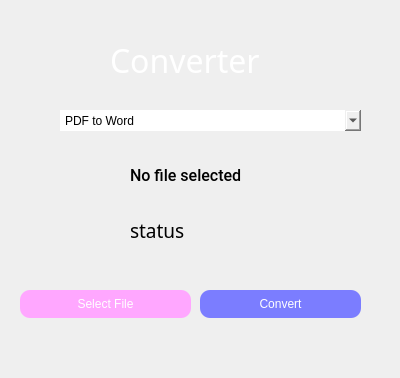
<?xml version="1.0" encoding="UTF-8"?>
<ui version="4.0">
 <class>Form</class>
 <widget class="QWidget" name="Form">
  <property name="geometry">
   <rect>
    <x>0</x>
    <y>0</y>
    <width>400</width>
    <height>378</height>
   </rect>
  </property>
  <property name="windowTitle">
   <string>Form</string>
  </property>
  <property name="styleSheet">
   <string notr="true">border-bottom-right-radius: 50px;
border-top-left-radius: 50px;</string>
  </property>
  <widget class="QFrame" name="frame">
   <property name="geometry">
    <rect>
     <x>10</x>
     <y>10</y>
     <width>381</width>
     <height>361</height>
    </rect>
   </property>
   <property name="styleSheet">
    <string notr="true">background-color: qlineargradient(spread:pad, x1:0, y1:0, x2:0, y2:1, stop:0 rgb(000000), stop:1 rgb(35, 255, 222));

</string>
   </property>
   <property name="frameShape">
    <enum>QFrame::StyledPanel</enum>
   </property>
   <property name="frameShadow">
    <enum>QFrame::Raised</enum>
   </property>
   <widget class="QPushButton" name="exit">
    <property name="geometry">
     <rect>
      <x>330</x>
      <y>10</y>
      <width>31</width>
      <height>24</height>
     </rect>
    </property>
    <property name="styleSheet">
     <string notr="true">
#exit{

 background-color:transparent;


}
#exit:hover {
	background-color: rgb(170, 0, 0);
    border-radius:10px
}

#exit:pressed {
	border: 4px solid #98c1fe;
    border-radius:10px
}
</string>
    </property>
    <property name="text">
     <string/>
    </property>
    <property name="icon">
     <iconset>
      <normaloff>../Icons/Exit.png</normaloff>../Icons/Exit.png</iconset>
    </property>
   </widget>
   <widget class="QPushButton" name="mini">
    <property name="geometry">
     <rect>
      <x>310</x>
      <y>10</y>
      <width>21</width>
      <height>24</height>
     </rect>
    </property>
    <property name="styleSheet">
     <string notr="true">
#mini{

 background-color:transparent;


}
#mini:hover {
	background-color: rgb(190, 190, 0);
    border-radius:10px
}

#mini:pressed {
	border: 4px solid #98c1fe;
    border-radius:10px
}

</string>
    </property>
    <property name="text">
     <string/>
    </property>
    <property name="icon">
     <iconset>
      <normaloff>../Icons/Maximize.png</normaloff>../Icons/Maximize.png</iconset>
    </property>
   </widget>
   <widget class="QPushButton" name="pushButton_3">
    <property name="geometry">
     <rect>
      <x>290</x>
      <y>8</y>
      <width>21</width>
      <height>24</height>
     </rect>
    </property>
    <property name="styleSheet">
     <string notr="true">background-color:none;
</string>
    </property>
    <property name="text">
     <string/>
    </property>
    <property name="icon">
     <iconset>
      <normaloff>../Icons/Minimize.png</normaloff>../Icons/Minimize.png</iconset>
    </property>
   </widget>
   <widget class="QComboBox" name="conversionComboBox">
    <property name="geometry">
     <rect>
      <x>50</x>
      <y>100</y>
      <width>301</width>
      <height>21</height>
     </rect>
    </property>
    <property name="styleSheet">
     <string notr="true">background-color:none;</string>
    </property>
    <item>
     <property name="text">
      <string>PDF to Word</string>
     </property>
    </item>
    <item>
     <property name="text">
      <string>Excel to Word</string>
     </property>
    </item>
    <item>
     <property name="text">
      <string>Word to PDF</string>
     </property>
    </item>
    <item>
     <property name="text">
      <string>Image to PDF</string>
     </property>
    </item>
    <item>
     <property name="text">
      <string>Image Text Extract</string>
     </property>
    </item>
   </widget>
   <widget class="QLabel" name="filePathLabel">
    <property name="geometry">
     <rect>
      <x>120</x>
      <y>140</y>
      <width>121</width>
      <height>51</height>
     </rect>
    </property>
    <property name="font">
     <font>
      <family>Roboto Medium</family>
      <pointsize>12</pointsize>
      <italic>false</italic>
      <fontweight>Medium</fontweight>
     </font>
    </property>
    <property name="styleSheet">
     <string notr="true">#filePathLabel{
  font: 500 12pt &quot;Roboto Medium&quot;;
  background-color:none;
  border-bottom-right-radius: 50px;
}


#filePathLabel::hover{

   color:rgb(255, 255, 255)


}




</string>
    </property>
    <property name="text">
     <string>No file selected</string>
    </property>
   </widget>
   <widget class="QLabel" name="statusLabel">
    <property name="geometry">
     <rect>
      <x>120</x>
      <y>210</y>
      <width>111</width>
      <height>20</height>
     </rect>
    </property>
    <property name="font">
     <font>
      <family>Tw Cen MT Condensed Extra Bold</family>
      <pointsize>14</pointsize>
     </font>
    </property>
    <property name="styleSheet">
     <string notr="true">#statusLabel{
  background-color:none;
  border-bottom-right-radius: 50px;
}


#statusLabel::hover{

   color:rgb(171, 39, 39)


}



</string>
    </property>
    <property name="text">
     <string>status</string>
    </property>
   </widget>
   <widget class="QPushButton" name="convertButton">
    <property name="geometry">
     <rect>
      <x>190</x>
      <y>280</y>
      <width>161</width>
      <height>28</height>
     </rect>
    </property>
    <property name="styleSheet">
     <string notr="true">
#convertButton{
   background-color:rgb(123, 125, 255);
   border-radius:10px;
   color: white;
}


#convertButon::clicked
{
  
 background-color : red;

}



#convertButton:hover {
	background-color: #0055ff;
}

#convertButton:pressed {
	border: 4px solid #98c1fe;
}
</string>
    </property>
    <property name="text">
     <string>Convert</string>
    </property>
   </widget>
   <widget class="QPushButton" name="selectFileButton">
    <property name="geometry">
     <rect>
      <x>10</x>
      <y>280</y>
      <width>171</width>
      <height>28</height>
     </rect>
    </property>
    <property name="styleSheet">
     <string notr="true">
#selectFileButton{
   background-color:rgb(255, 167, 255);
   border-radius:10px;
   color: white;
}

#selectFileButton::clicked
{
  
 background-color : red;

}



#selectFileButton:hover {
	background-color: rgb(255, 90, 49);
}

#selectFileButton:pressed {
	border: 4px solid #98c1fe;
}</string>
    </property>
    <property name="text">
     <string>Select File</string>
    </property>
   </widget>
   <widget class="QLabel" name="label">
    <property name="geometry">
     <rect>
      <x>100</x>
      <y>20</y>
      <width>201</width>
      <height>61</height>
     </rect>
    </property>
    <property name="font">
     <font>
      <family>Segoe UI Black</family>
      <pointsize>24</pointsize>
      <italic>false</italic>
      <fontweight>Black</fontweight>
     </font>
    </property>
    <property name="styleSheet">
     <string notr="true">

#label{
  font:;
	font: 900 24pt &quot;Segoe UI Black&quot;;
  background-color:none;
  color:#fff;
  border-bottom-right-radius: 50px;
}

#label::hover{

   color:rgb(0, 0, 0)


}



</string>
    </property>
    <property name="text">
     <string>Converter</string>
    </property>
   </widget>
  </widget>
 </widget>
 <resources/>
 <connections/>
</ui>
